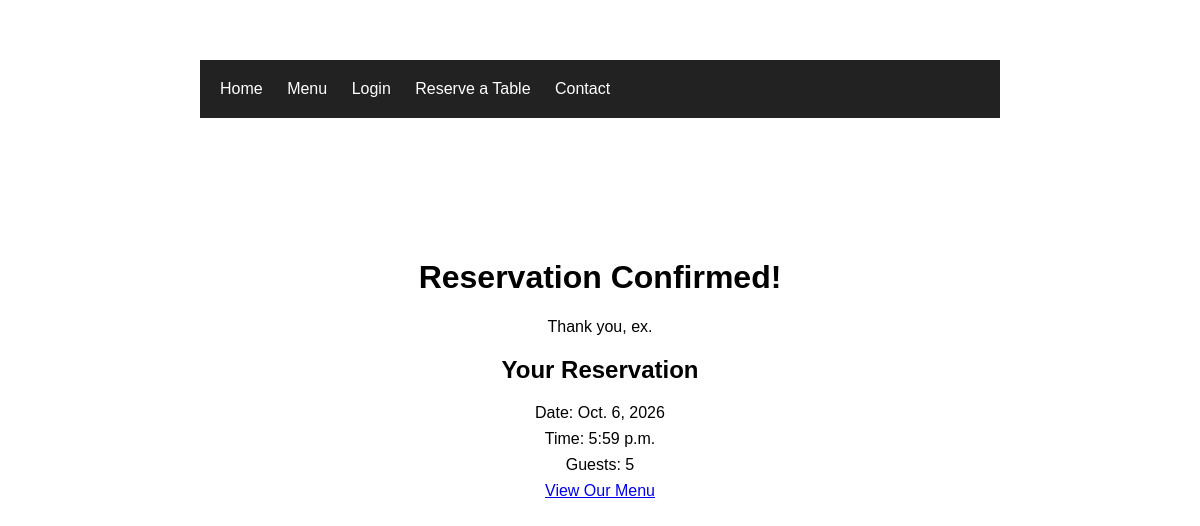
Screenshot of /menu/reservation/success/5/ with the database file from the repository.
### menu/models.py (models this page shows, shortened)
class Reservation(models.Model):
    user = models.ForeignKey(
        User,
        on_delete=models.CASCADE,
        null=True,
        blank=True
    )
    name = models.CharField(max_length=100)
    email = models.EmailField()
    date = models.DateField()
    time = models.TimeField()
    guests = models.PositiveIntegerField()

### menu/views.py (the view)
def reservation_success(request, reservation_id):
    reservation = get_object_or_404(
    Reservation,
    id=reservation_id
)
    return render(
        request,
        "menu/reservation_success.html",
        {"reservation": reservation}
    )

### menu/templates/menu/reservation_success.html (shortened to what this page needs)
{% extends "base.html" %}
{% block content %}
<div class="info">
    <h1>Reservation Confirmed!</h1>
    <p>
        Thank you, {{ reservation.name }}.
    </p>
    <h2>Your Reservation</h2>
    <p>
        Date: {{ reservation.date }}
    </p>
    <p>
        Time: {{ reservation.time }}
    </p>
    <p>
        Guests: {{ reservation.guests }}
    </p>
    <a href="{% url 'menu:food_list' %}">
        View Our Menu
    </a>
</div>
{% endblock %}

### menu/static/menu/style.css (style rules this page uses)
body { font-family: Arial, sans-serif; max-width: 800px; margin: 40px auto; padding: 20px; }
h1 { text-align: center; }
.info { text-align: center; margin-top: 50px; padding: 30px; }
.info h2 { margin-bottom: 20px; }
.info p { margin: 8px 0; }

### rows the page displays
Reservation: name "ex", date "Oct. 6, 2026", time "5:59 p.m.", guests "5"
